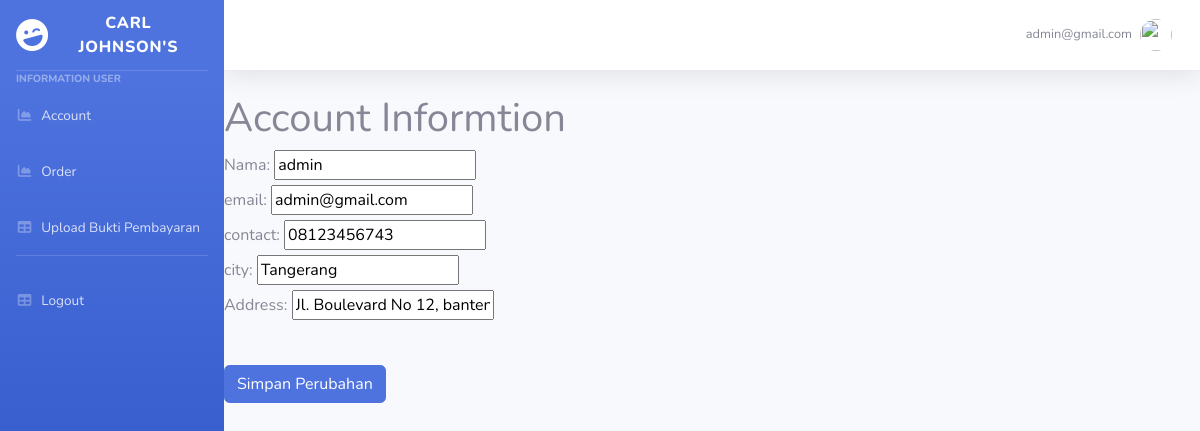
Page /profile/account.php (signed in) on the committed database.
### tables this page shows
CREATE TABLE `users` (
  `id` int(11) NOT NULL,
  `name` varchar(255) NOT NULL,
  `email` varchar(255) NOT NULL,
  `password` varchar(255) NOT NULL,
  `contact` varchar(255) NOT NULL,
  `city` varchar(255) NOT NULL,
  `address` varchar(255) NOT NULL,
  `role` enum('buyer','admin') DEFAULT NULL
);

### profile/account.php (the view, shortened to what this page needs)
<?php
require 'master.php';
require '../conn.php';
$sql = "SELECT * FROM users
	WHERE id= ?";
$hasil = $kunci->prepare($sql);
$hasil ->execute([$_SESSION['id']]);
$data = $hasil->fetch();
 ?>
 <h1>Account Informtion</h1>
 <form action="proses_edit_user.php" method="POST">
 	<div class="form-group">
 	<label>Nama:</label>
 	<input type="text" name="nama" value="<?php echo $data['name'];?>"><br />
 	<label>email:</label>
 	<input type="email" name="email" value="<?php echo $data['email'];?>"><br />
 	<label>contact:</label>
 	<input type="text" name="contact" value="<?php echo $data['contact'];?>"><br />
	<label>city:</label>
 	<input type="text" name="city" value="<?php echo $data['city'];?>"><br />
 	<label>Address:</label>
 	<input type="text" name="address" value="<?php echo $data['address'];?>"><br />
  </div>
 	<input type="hidden" name="id" value="<?= $data['id'];?>"><br />
 	<button class="btn btn-primary" type="submit">Simpan Perubahan</button>
 </form>

### rows in the picture
users: nama "admin", email "admin@gmail.com", contact "08123456743", city "Tangerang", address "Jl. Boulevard No 12, banten"

### other values in the picture
$_SESSION['email'] "admin@gmail.com"
